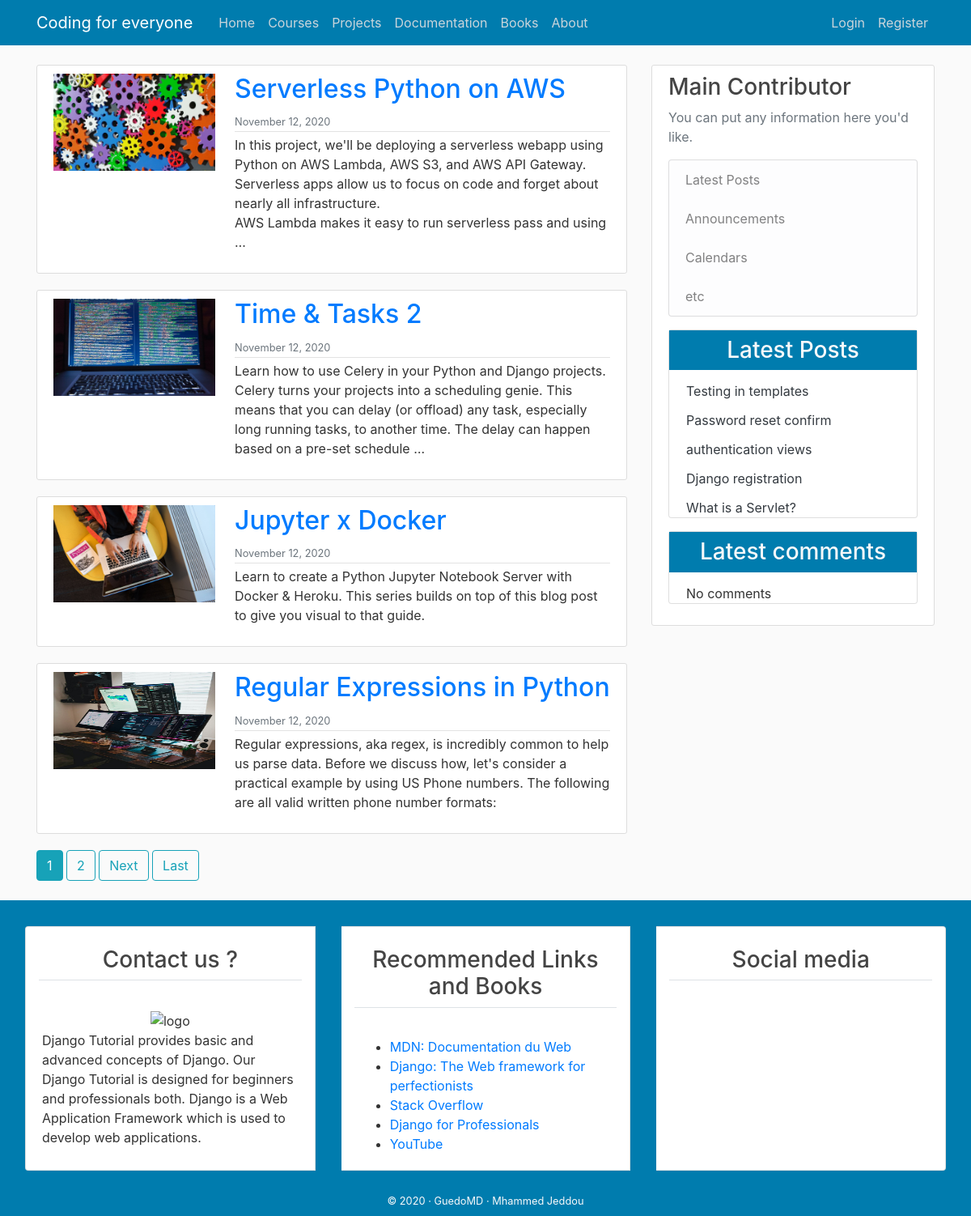
Page /project/ on the earlier database version.
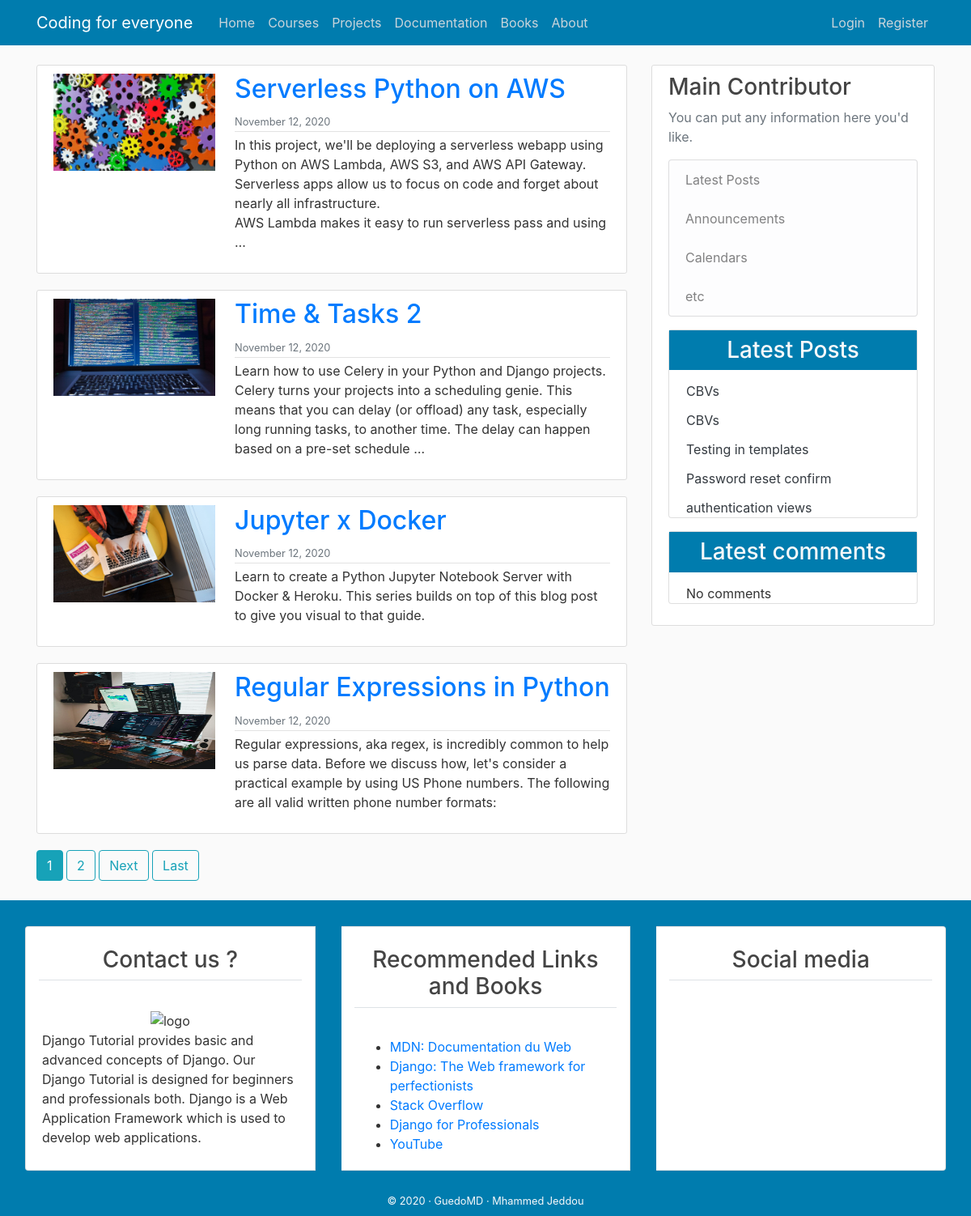
Same page on the later database version.
### blog/models.py (models this page shows, shortened)
class Project(models.Model):
    user=models.ForeignKey(User,on_delete=models.CASCADE)
    title = models.CharField(max_length=50)
    content=models.TextField()
    img=models.ImageField(upload_to='post_img/',default='post_img/default.png')
    created = models.DateTimeField(default=timezone.now())

class Post(models.Model):
    title = models.CharField(max_length=100)
    content = models.TextField()
    date_posted = models.DateTimeField(default=timezone.now)
    author = models.ForeignKey(User, on_delete=models.CASCADE)
    class Meta :
        ordering = ('-date_posted',)

### blog/views.py (the view)
# urls.py: path('project/', ProjectListView.as_view(), name='allPosts'),
class ProjectListView(ListView):
    model = Project
    template_name = 'blog/allposts.html'  # <app>/<model>_<viewtype>.html
    context_object_name = 'allposts'
    ordering = ['-created']
    paginate_by = 4

### blog/templatetags/post_tag.py (called while the page is built)
@register.inclusion_tag('blog/latest_posts.html')  #decorator
def latest_posts() : #simple python function
    context ={
        'l_posts' :Post.objects.all()[0:5]
    }
    return context

### blog/templates/blog/allposts.html (shortened to what this page needs)
{% extends "blog/base.html" %}
{% block content %}
{% for post in allposts %}
<article class="media content-section">
    <img class="custom mr-4" src="{{ post.img.url }}" alt=" logo " width="200px" height="120">
    <div class="media-body">
      <div class="article-metadata">
        <h2 > <a  class="card-title"  href="" >{{post.title}}</a> </h2>
        <small class="text-muted">{{ post.created|date:"F d, Y" }}</small>
      </div>
      <p class="article-content">{{post.content |safe|truncatewords_html:45}}</p>
    </div>
  </article>
  {% endfor %}
{% if is_paginated %}
      {% for num in page_obj.paginator.page_range %}
        {% if page_obj.number == num %}
          <a class="btn btn-info mb-4" href="?page={{ num }}">{{ num }}</a>
        {% elif num > page_obj.number|add:'-3' and num < page_obj.number|add:'3' %}
          <a class="btn btn-outline-info mb-4" href="?page={{ num }}">{{ num }}</a>
        {% endif %}
      {% endfor %}
      {% if page_obj.has_next %}
        <a class="btn btn-outline-info mb-4" href="?page={{ page_obj.next_page_number }}">Next</a>
        <a class="btn btn-outline-info mb-4" href="?page={{ page_obj.paginator.num_pages }}">Last</a>
      {% endif %}
    {% endif %}
{% endblock  %}

### blog/templates/blog/latest_posts.html
<ul class="list-group-flush latest-post">
    {% for post  in l_posts  %}
      <li class="list-group-item latest-post-item" >
           <a class="text-dark" href="{% url 'post-detail' post.pk  %}"> {{post.title}} </a>
      </li>
    {% endfor %}
</ul>

Differences in the rows shown:
no longer on this page (row unchanged): Post: title "Django registration"
no longer on this page (row unchanged): Post: title "What is a Servlet?"
added Post: title "CBVs"
added Post: title "CBVs"
